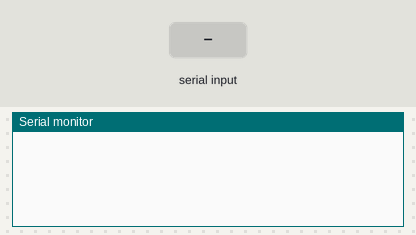
Recording of a sketch running on a simulated Arduino Uno, built with avr-gcc and run on an emulated ATmega328P. Shown: the last lines printed to the serial monitor. Inputs (shaded band) come from the test bench.

Above: at 1.2 s.
1.3 s: "1" received over Serial
At 2.0 s:
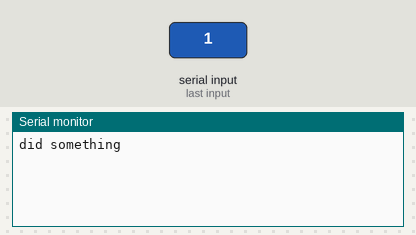
2.8 s: "2" received over Serial
At 3.1 s:
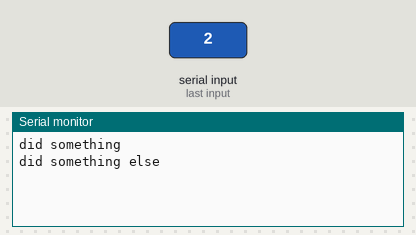

The sketch:

example.ino
```cpp
char ch;

void setup() {
  Serial.begin(9600);

}

void loop() {

  if (Serial.available())
  {
      ch = Serial.read();

      if ( ch == '1' )
      {
         Serial.println("did something");
      }
      else if ( ch == '2' )
      {
        Serial.println("did something else");
      }
      else
      {
      delay(10);
      }
  }
}
```

Measured:
- after the input at 1.3 s, the serial monitor: prints a new line at once (image 1)
- after the input at 2.8 s, the serial monitor: prints a new line at once (image 2)
